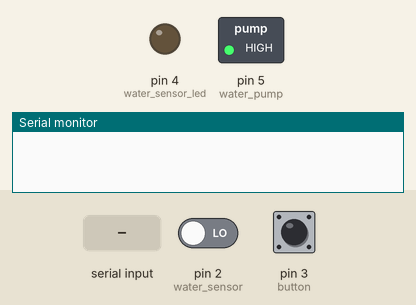
This sketch was run on a simulated Arduino Uno, built with avr-gcc and run on an emulated ATmega328P. Shown: switched loads named in the sketch (green lamp = pin HIGH), output pins drawn as LEDs (lit = HIGH), the last lines printed to the serial monitor. Inputs (shaded band) come from the test bench; at power-on: pin 2 (water_sensor) LOW, pin 3 (button) LOW.

Above: at 1.2 s.
1.3 s: "left\n" received over Serial
At 1.7 s:
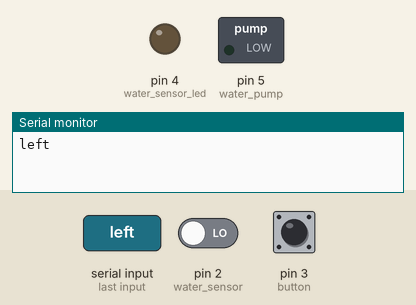
2.8 s: pin 2 (water_sensor) driven HIGH
At 3.9 s:
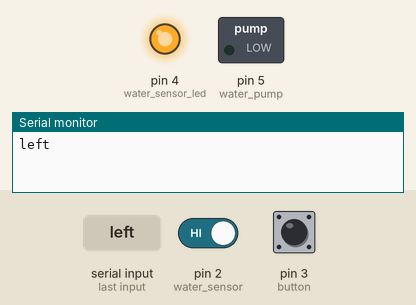
4.3 s: "right\n" received over Serial
At 5.3 s:
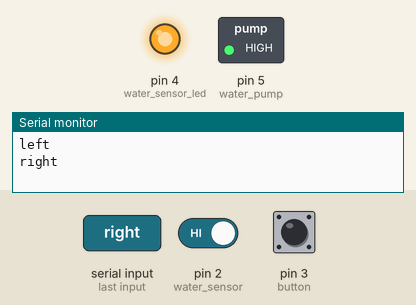
5.8 s: pin 2 (water_sensor) driven LOW
At 6.2 s:
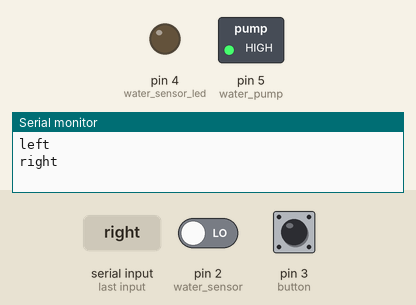
Timing chart, 0 to 8.8 s (numbered marks = the images above; inputs shaded):
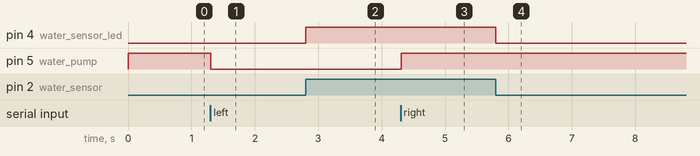

The sketch:

pi_ard.ino
```cpp
String buff;
int water_sensor = 2;
int button = 3;
int water_sensor_led = 4;
int water_pump = 5;
void setup()
{
  Serial.begin(9600);
  pinMode(water_sensor, INPUT);
  pinMode(button, INPUT);
  pinMode(water_pump, OUTPUT);
  pinMode(water_sensor_led, OUTPUT);
  digitalWrite(water_pump, HIGH);

}

void loop()
{
  if (Serial.available())
  {
    buff = Serial.readStringUntil('\n');
    Serial.println(buff);


    if (buff == "right"|| digitalRead(button) == 1)
    {
      digitalWrite(water_pump, HIGH);
    }

    else if (buff == "left" )
    {
      digitalWrite(water_pump, LOW);
      delay(500);
    }
  }


  if (digitalRead(water_sensor) == 1)
  {
    digitalWrite(water_sensor_led, HIGH);
  }
  else if (digitalRead(water_sensor) == 0)
  {
    digitalWrite(water_sensor_led, LOW);
  }

}
```

Measured:
- after the input at 1.3 s, pin 5 (water_pump): HIGH → LOW at once
- after the input at 2.8 s, pin 4 (water_sensor_led): LOW → HIGH at once
- after the input at 4.3 s, pin 5 (water_pump): LOW → HIGH at once
- after the input at 5.8 s, pin 4 (water_sensor_led): HIGH → LOW at once
